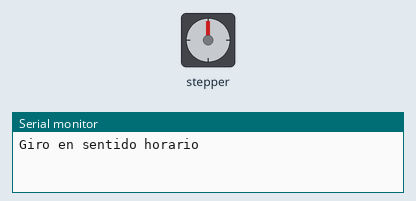
This sketch was run on a simulated Arduino Uno, built with avr-gcc and run on an emulated ATmega328P. On the bench: stepper motor, the last lines printed to the serial monitor. Stepper angles assume 2048 steps per turn.

Above: at 0.05 s.
At 3.05 s:
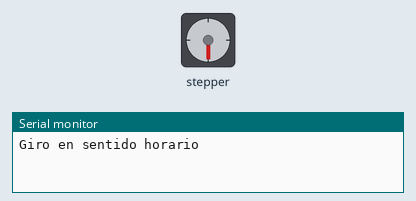
At 6.05 s:
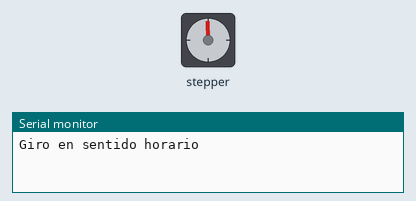
At 12.75 s:
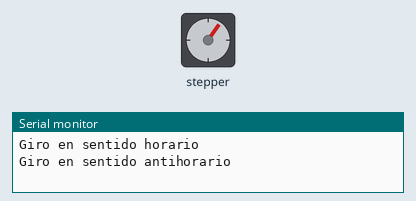
Timing chart, 0 to 18.3 s (numbered marks = the images above):
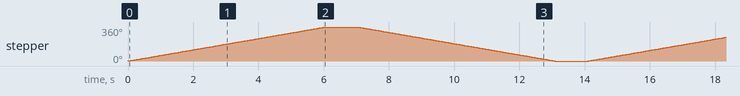

The sketch:

Proyecto_smarttrash.ino
```cpp
#include <Stepper.h>

// Define el número de pasos por revolución del motor (esto puede variar según el motor)
const int stepsPerRevolution = 2048;

// Conexiones de los pines del ULN2003 a los pines del Arduino
Stepper myStepper(stepsPerRevolution, 8, 10, 9, 11);

void setup() {
  // Establece la velocidad del motor en RPM
  myStepper.setSpeed(10);
  // Inicia la comunicación serial para ver mensajes en el monitor
  Serial.begin(9600);
}

void loop() {
  // Gira el motor en sentido horario
  Serial.println("Giro en sentido horario");
  myStepper.step(stepsPerRevolution);
  delay(1000);

  // Gira el motor en sentido antihorario
  Serial.println("Giro en sentido antihorario");
  myStepper.step(-stepsPerRevolution);
  delay(1000);
}
```

Measured:
- by itself, stepper: turns 360° clockwise in 6.0 s, then 360° counter-clockwise in 6.0 s, repeating every 14.1 s
